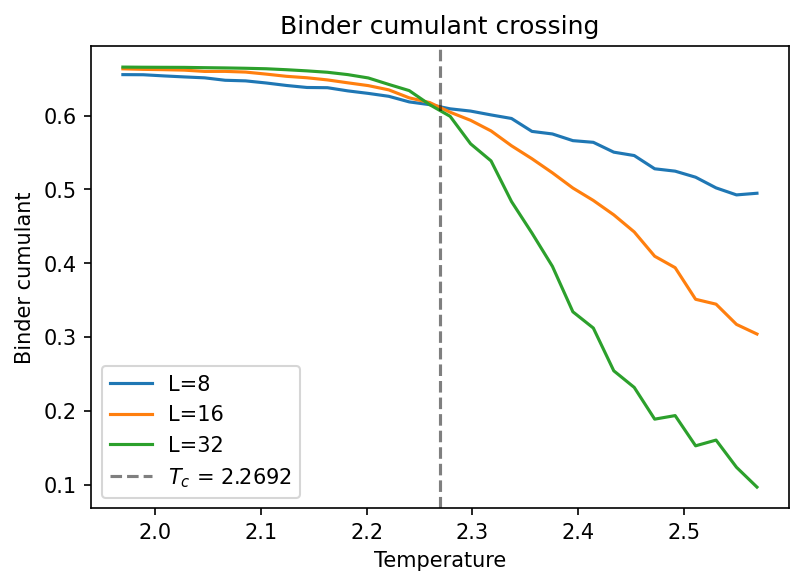

This figure's Python source:
"""Verify the 2D Ising binder cumulant crossing at T_c ≈ 2.269."""

from pathlib import Path

import matplotlib.pyplot as plt
import numpy as np

from peapods import Ising

T_C = 2.0 / np.log(1 + np.sqrt(2))  # exact: 2.26918...
TEMPS = np.linspace(T_C - 0.3, T_C + 0.3, 32).astype(np.float32)
SIZES = [8, 16, 32]
N_SWEEPS = 5000


def run():
    results = {}
    for L in SIZES:
        model = Ising((L, L), temperatures=TEMPS)
        model.sample(
            N_SWEEPS,
            sweep_mode="metropolis",
            cluster_update_interval=1,
            cluster_mode="sw",
            pt_interval=1,
            warmup_ratio=0.25,
        )
        results[L] = model.binder_cumulant
        print(
            f"L={L:>2d}  binder at T_c: {np.interp(T_C, TEMPS, model.binder_cumulant):.4f}"
        )

    # check that all sizes cross near T_c with binder ≈ 0.61
    binders_at_tc = [np.interp(T_C, TEMPS, results[L]) for L in SIZES]
    spread = max(binders_at_tc) - min(binders_at_tc)
    mean_binder = np.mean(binders_at_tc)

    print(f"\nbinder values at T_c: {[f'{b:.4f}' for b in binders_at_tc]}")
    print(f"mean: {mean_binder:.4f}, spread: {spread:.4f}")
    print("expected: ~0.61, spread should be < 0.05")

    assert abs(mean_binder - 0.61) < 0.05, (
        f"mean binder {mean_binder:.4f} too far from 0.61"
    )
    assert spread < 0.05, f"spread {spread:.4f} too large, sizes not crossing"
    print("\nPASSED")

    fig, ax = plt.subplots(figsize=(6, 4))
    for L in SIZES:
        ax.plot(TEMPS, results[L], label=f"L={L}")
    ax.axvline(T_C, color="k", linestyle="--", alpha=0.5, label=f"$T_c$ = {T_C:.4f}")
    ax.set_xlabel("Temperature")
    ax.set_ylabel("Binder cumulant")
    ax.legend()
    ax.set_title("Binder cumulant crossing")

    out = Path(__file__).parent / "binder_crossing.png"
    fig.savefig(out, dpi=150, bbox_inches="tight")
    print(f"saved plot to {out}")


if __name__ == "__main__":
    run()
